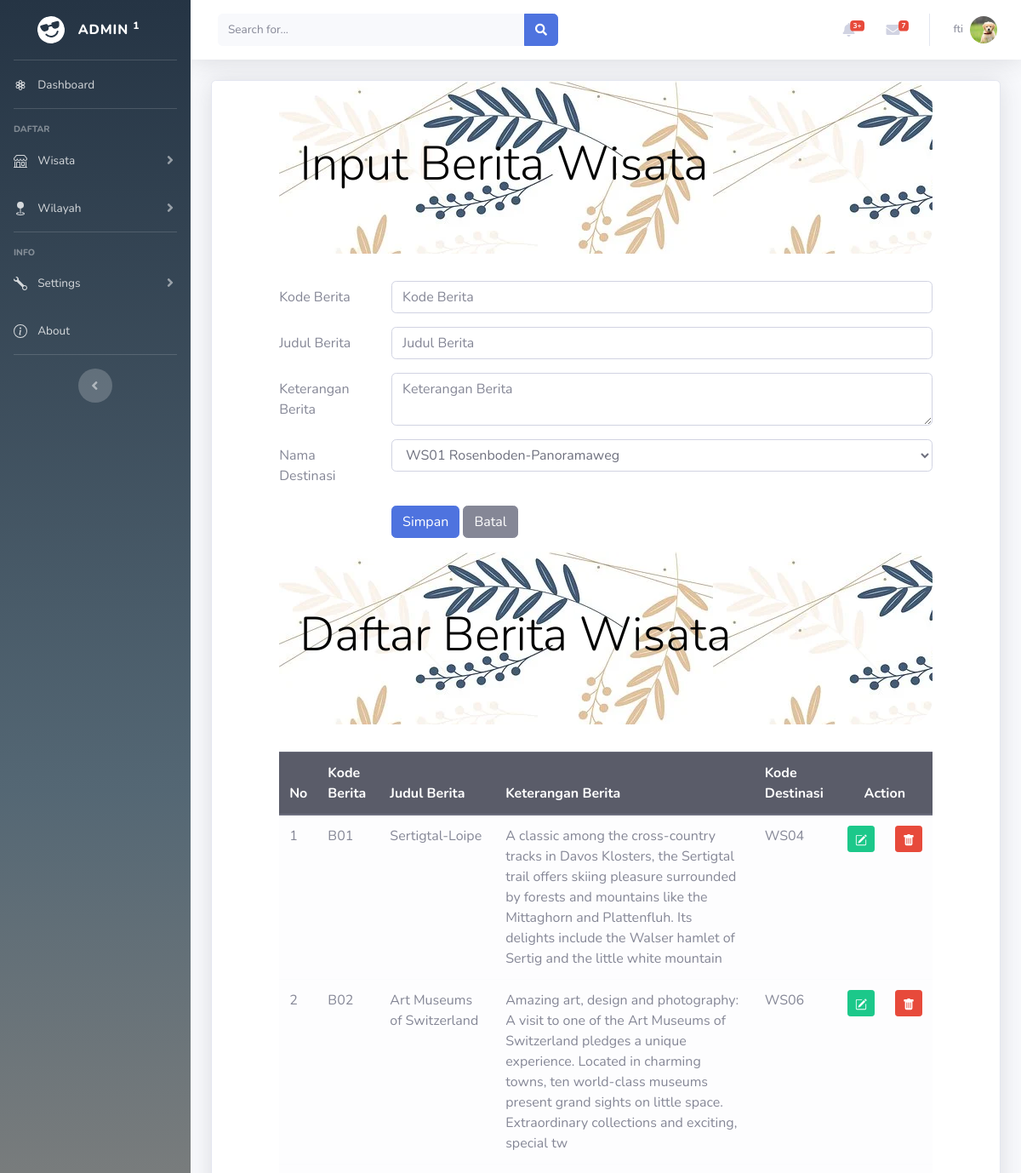
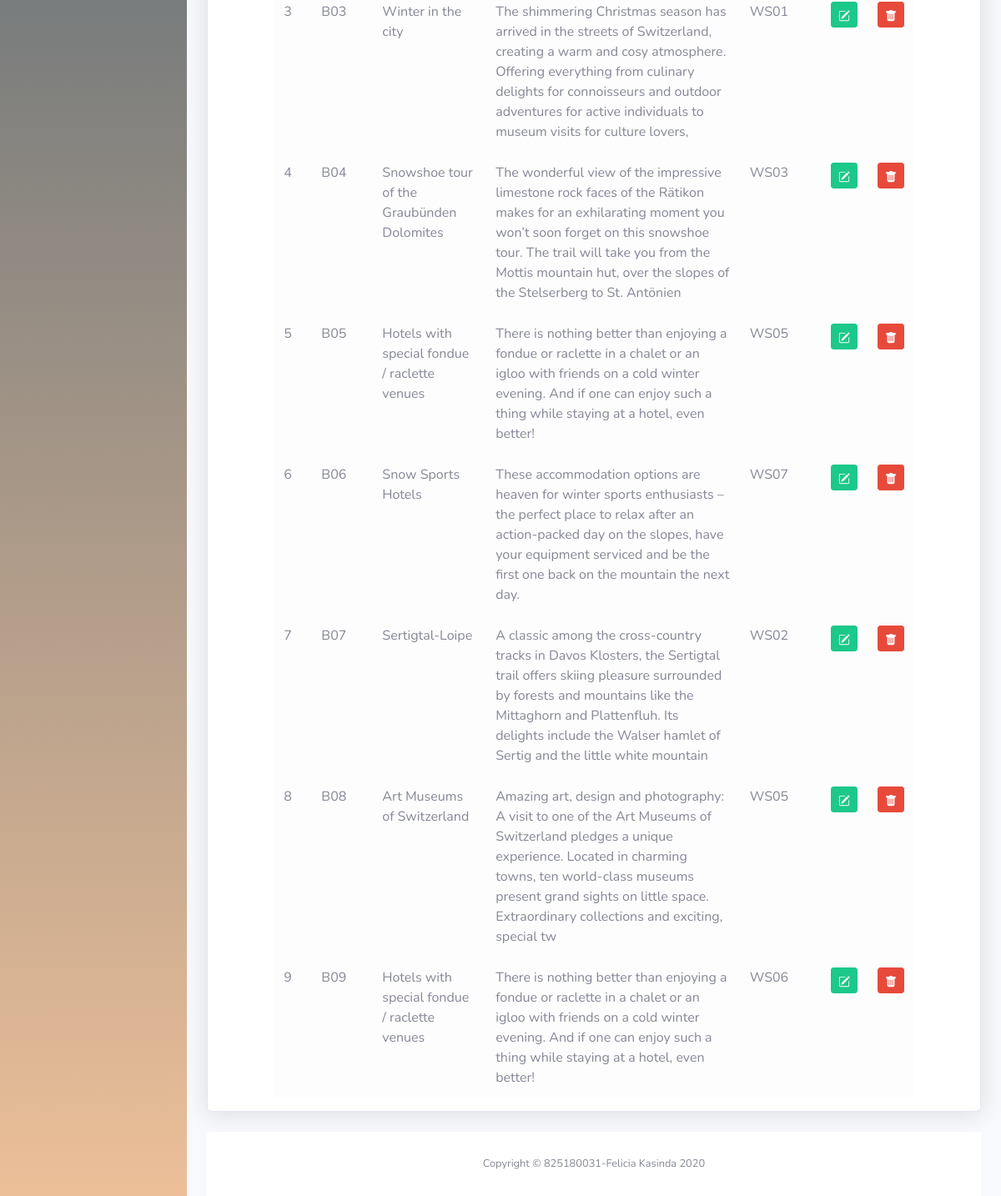
Page /DASHBOARD/berita.php (signed in) on the committed database (2 pictures, top to bottom).
### tables this page shows
CREATE TABLE `berita` (
  `beritaID` char(5) NOT NULL,
  `beritajudul` varchar(255) NOT NULL,
  `beritaketerangan` varchar(255) NOT NULL,
  `destinasiID` char(4) NOT NULL
);

### DASHBOARD/berita.php (the view, shortened to what this page needs)
<!DOCTYPE html>
<html lang="en">
  <head>
    <link rel="stylesheet" type="text/css" href="css/bootstrap.min.css">
    <link rel="stylesheet" type="text/css" href="http://cdnjs.cloudflare.com/ajax/libs/select2/4.0.3/css/select2.min.css">
  </head>
    <?php include "header.php";?>
    <div class="container-fluid">
    <div class="card shadow mb-4">
  <?php
    include "includes/config.php";
        ?> <h1>Harus diisi</h1> <?php
    $datadestinasi = mysqli_query($connection, "SELECT * FROM destinasi");
  ?>
  <body>
    <div class="row">
        <div class="col-sm-1"></div>
        <div class="col-sm-10">
            <div class="jumbotron jumbotron-fluid" style="background: url('img/bck.webp'); border-radius: 30px">
                <div class="container">
                    <h1 class="display-4" style="color: black">Input Berita Wisata</h1>
                </div>
            </div>
            <form method="POST" enctype="multipart/form-data">
                <div class="form-group row">
                    <label for="kodeberita" class="col-sm-2 col-form-label">Kode Berita</label>
                    <div class="col-sm-10">
                        <input type="text" class="form-control" id="kodeberita" name="inputkode" placeholder="Kode Berita" maxlength="4">
                    </div>
                </div>
                <div class="form-group row">
                    <label for="judulberita" class="col-sm-2 col-form-label">Judul Berita</label>
                    <div class="col-sm-10">
                        <input type="text" class="form-control" id="judulberita" name="inputjudul" placeholder="Judul Berita">
                    </div>
                </div>
                <div class="form-group row">
                    <label for="ketberita" class="col-sm-2 col-form-label">Keterangan Berita</label>
                    <div class="col-sm-10">
                        <textarea class="form-control" id="ketberita" name="inputket" placeholder="Keterangan Berita"></textarea>
                    </div>
                </div>
                <div class="form-group row">
                    <label for="namadestinasi" class="col-sm-2 col-form-label">Nama Destinasi</label>
                    <div class="col-sm-10">
                        <select class="form-control" id="namadestinasi" name="kodedestinasi">
                            <?php
                            while($row = mysqli_fetch_array($datadestinasi))
                            { ?>
                                <option value="<?php echo $row["destinasiID"]?>">
                                    <?php echo $row["destinasiID"]?>
                                    <?php echo $row["destinasinama"]?>
                                </option>
                            <?php } ?>
                        </select>
                    </div>
                </div>
                <div class="form-group row">
                    <div class="col-sm-2"></div>
                    <div class="col-sm-10">
                        <input type="submit" name="Simpan" class="btn btn-primary" value="Simpan">
                        <input type="reset" class="btn btn-secondary" value="Batal" name="Batal">
                    </div>
                </div>
            </form>
        </div>
        <div class="col-sm-1"></div>
    </div>
    <div class="row">
        <div class="col-sm-1"></div>
        <div class="col-sm-10">
            <div class="jumbotron jumbotron-fluid" style="background: url('img/bck.webp'); border-radius: 30px">
                <div class="container">
                    <h1 class="display-4" style="color: black">Daftar Berita Wisata</h1>
                </div>
            </div>
        <table class="table table-hover table-light">
            <thead class="thead-dark">
                <tr>
                    <th>No</th>
                    <th>Kode Berita</th>
                    <th>Judul Berita</th>
                    <th>Keterangan Berita</th>
                    <th>Kode Destinasi</th>
                    <th colspan="2" style="text-align: center">Action</th>
                </tr>
            </thead>
            <tbody>
                <?php
                    if (isset($_POST["kirim"]))
                    {
                        $search = $_POST['search'];
                        $query = mysqli_query($connection, "SELECT * FROM berita JOIN destinasi USING(destinasiID) WHERE
                            beritajudul LIKE '%".$search."%'");
                    } else
                    {
                        $query = mysqli_query($connection, "SELECT * FROM berita JOIN destinasi USING(destinasiID)");
                    }
                        $nomor = 1;
                        while ($row = mysqli_fetch_array($query))
                        { ?>
                        <tr>
                            <td><?php echo $nomor;?></td>
                            <td><?php echo $row['beritaID'];?></td>
                            <td><?php echo $row['beritajudul'];?></td>
                            <td><?php echo $row['beritaketerangan'];?></td>
                            <td><?php echo $row['destinasiID'];?></td>
                                <td>
                                    <center><a href="beritaEdit.php?edit=<?php echo $row["beritaID"]?>" class="btn btn-success btn-sm" title="Edit">
                                    </a>
                                </td>
                                <td>
                                    <center><a href="beritaHapus.php?hapus=<?php echo $row["beritaID"]?>" class="btn btn-danger btn-sm" title="Delete">
                                    </a>
                                </td>
                        </tr>
                        <?php $nomor = $nomor + 1;?>
                        <?php
                    }
                ?>
            </tbody>
        </table>
        </div>
        <div class="col-sm-1"></div>
    </div>
  </body>
    <?php include "footer.php";?>
</html>

### DASHBOARD/header.php (shortened to what this page needs)
<head>
    <link rel="stylesheet" href="https://stackpath.bootstrapcdn.com/bootstrap/4.5.2/css/bootstrap.min.css">
    <link href="vendor/fontawesome-free/css/all.min.css" rel="stylesheet" type="text/css">
    <link href="css/sb-admin-2.min.css" rel="stylesheet">
    <link href="vendor/datatables/dataTables.bootstrap4.min.css" rel="stylesheet">
</head>
<?php
include "includes/config.php";
?>
<body id="page-top">
    <div id="wrapper">
        <ul class="navbar-nav  sidebar sidebar-dark accordion" id="accordionSidebar" style="background: rgb(37,52,68);background: linear-gradient(180deg, rgba(37,52,68,1) 0%, rgba(84,103,116,1) 33%, rgba(236,191,152,1) 100%);;">
            <a class="sidebar-brand d-flex align-items-center justify-content-center" href="index.php">
                <div class="sidebar-brand-icon rotate-n-15">
                </div>
                <div class="sidebar-brand-text mx-3">Admin <sup>1</sup></div>
            </a>
            <hr class="sidebar-divider my-0">
            <li class="nav-item">
                <a class="nav-link" href="index.php">
                    <span style="margin-left: 8px">Dashboard</span></a>
            </li>
            <hr class="sidebar-divider">
            <div class="sidebar-heading">
                Daftar
            </div>
            <li class="nav-item">
                <a class="nav-link collapsed" href="#" data-toggle="collapse" data-target="#collapseTwo"
                    aria-expanded="true" aria-controls="collapseTwo">
                    <span style="margin-left: 8px">Wisata</span>
                </a>
            </li>
            <li class="nav-item">
                <a class="nav-link collapsed" href="#" data-toggle="collapse" data-target="#collapseUtilities"
                    aria-expanded="true" aria-controls="collapseUtilities">
                    <span style="margin-left: 8px">Wilayah</span>
                </a>
            </li>
            <hr class="sidebar-divider">
            <div class="sidebar-heading">
                INFO
            </div>
            <li class="nav-item">
                <a class="nav-link collapsed" href="#" data-toggle="collapse" data-target="#collapsePages"
                    aria-expanded="true" aria-controls="collapsePages">
                    <span style="margin-left: 8px">Settings</span>
                </a>
            </li>
            <li class="nav-item">
                <a class="nav-link" href="about.php">
                    <span style="margin-left: 8px">About</span></a>
            </li>
            <hr class="sidebar-divider d-none d-md-block">
            <div class="text-center d-none d-md-inline">
                <button class="rounded-circle border-0" id="sidebarToggle"></button>
            </div>
        </ul>
        <div id="content-wrapper" class="d-flex flex-column">
            <div id="content">
                <nav class="navbar navbar-expand navbar-light bg-white topbar mb-4 static-top shadow" >
                    <form
                        class="d-none d-sm-inline-block form-inline mr-auto ml-md-3 my-2 my-md-0 mw-100 navbar-search">
                        <div class="input-group">
                            <input type="text" class="form-control bg-light border-0 small" placeholder="Search for..."
                                aria-label="Search" aria-describedby="basic-addon2">
                            <div class="input-group-append">
                                <button class="btn btn-primary" type="button">
                                    <i class="fas fa-search fa-sm"></i>
                                </button>
                            </div>
                        </div>
                    </form>
                    <ul class="navbar-nav ml-auto">
                        <li class="nav-item dropdown no-arrow mx-1">
                            <a class="nav-link dropdown-toggle" href="#" id="alertsDropdown" role="button"
                                data-toggle="dropdown" aria-haspopup="true" aria-expanded="false">
                                <i class="fas fa-bell fa-fw"></i>
                                <span class="badge badge-danger badge-counter">3+</span>
                            </a>
                        </li>
                        <li class="nav-item dropdown no-arrow mx-1">
                            <a class="nav-link dropdown-toggle" href="#" id="messagesDropdown" role="button"
                                data-toggle="dropdown" aria-haspopup="true" aria-expanded="false">
                                <i class="fas fa-envelope fa-fw"></i>
                                <span class="badge badge-danger badge-counter">7</span>
                            </a>
                        </li>
                        <?php
                            $profile = $_SESSION['emailuser'];
                            $profilenama = mysqli_query($connection, "SELECT * FROM admin WHERE adminemail = '$profile'");
                            $row = mysqli_fetch_array($profilenama);
                        ?>
                        <li class="nav-item dropdown no-arrow">
                            <a class="nav-link dropdown-toggle" href="#" id="userDropdown" role="button"
                                data-toggle="dropdown" aria-haspopup="true" aria-expanded="false">
                                <span class="mr-2 d-none d-lg-inline text-gray-600 small"> <?php echo $row['adminnama']?></span>
                                <img class="img-profile rounded-circle"
                                    src="img/profile.jpg">
                            </a>
                        </li>
                    </ul>
                </nav>

### rows in the picture
berita: beritaID "B01", beritajudul "Sertigtal-Loipe", beritaketerangan "A classic among the cross-country tracks in Davos Klosters, the Sertigtal trail offers skiing pleasure surrounded by forests and mountains like the Mittaghorn and Plattenfluh. Its delights include the Walser hamlet of Sertig and the little white mountain", destinasiID "WS04"
berita: beritaID "B02", beritajudul "Art Museums of Switzerland", beritaketerangan "Amazing art, design and photography: A visit to one of the Art Museums of Switzerland pledges a unique experience. Located in charming towns, ten world-class museums present grand sights on little space. Extraordinary collections and exciting, special tw", destinasiID "WS06"
berita: beritaID "B03", beritajudul "Winter in the city", beritaketerangan "The shimmering Christmas season has arrived in the streets of Switzerland, creating a warm and cosy atmosphere. Offering everything from culinary delights for connoisseurs and outdoor adventures for active individuals to museum visits for culture lovers,", destinasiID "WS01"
berita: beritaID "B04", beritajudul "Snowshoe tour of the Graubünden Dolomites", beritaketerangan "The wonderful view of the impressive limestone rock faces of the Rätikon makes for an exhilarating moment you won’t soon forget on this snowshoe tour. The trail will take you from the Mottis mountain hut, over the slopes of the Stelserberg to St. Antönien", destinasiID "WS03"
berita: beritaID "B05", beritajudul "Hotels with special fondue / raclette venues", beritaketerangan "There is nothing better than enjoying a fondue or raclette in a chalet or an igloo with friends on a cold winter evening. And if one can enjoy such a thing while staying at a hotel, even better!", destinasiID "WS05"
berita: beritaID "B06", beritajudul "Snow Sports Hotels", beritaketerangan "These accommodation options are heaven for winter sports enthusiasts – the perfect place to relax after an action-packed day on the slopes, have your equipment serviced and be the first one back on the mountain the next day.", destinasiID "WS07"
berita: beritaID "B07", beritajudul "Sertigtal-Loipe", beritaketerangan "A classic among the cross-country tracks in Davos Klosters, the Sertigtal trail offers skiing pleasure surrounded by forests and mountains like the Mittaghorn and Plattenfluh. Its delights include the Walser hamlet of Sertig and the little white mountain", destinasiID "WS02"
berita: beritaID "B08", beritajudul "Art Museums of Switzerland", beritaketerangan "Amazing art, design and photography: A visit to one of the Art Museums of Switzerland pledges a unique experience. Located in charming towns, ten world-class museums present grand sights on little space. Extraordinary collections and exciting, special tw", destinasiID "WS05"
berita: beritaID "B09", beritajudul "Hotels with special fondue / raclette venues", beritaketerangan "There is nothing better than enjoying a fondue or raclette in a chalet or an igloo with friends on a cold winter evening. And if one can enjoy such a thing while staying at a hotel, even better!", destinasiID "WS06"

### other values in the picture
$row['adminnama'] "fti"
form field kodedestinasi "WS01 Rosenboden-Panoramaweg"
